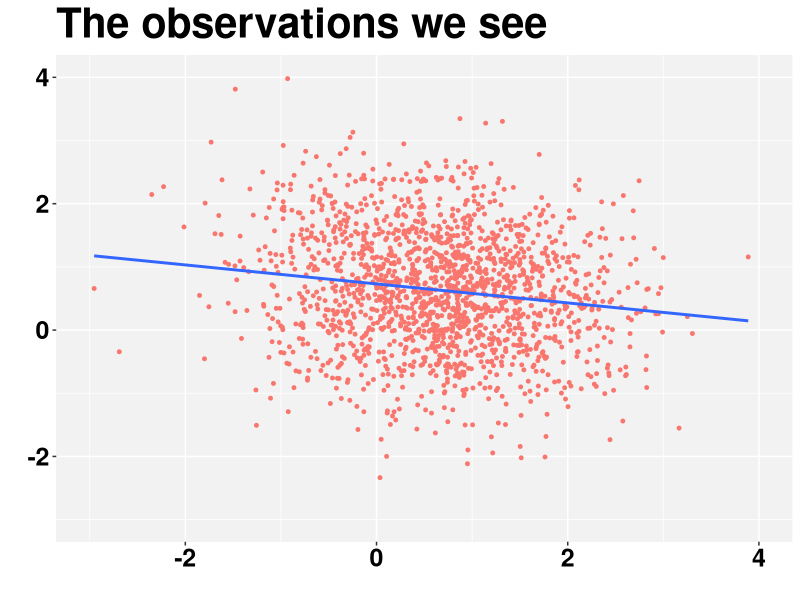
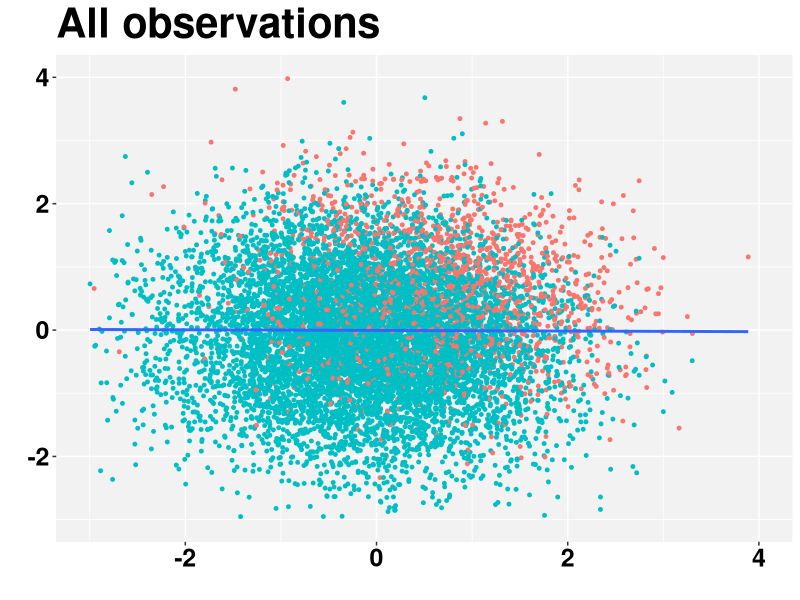

R code for these plots, in order:

# remove everything
rm(list = ls())

library(data.table)
library(ggplot2)

# 
n = 10000
set.seed(100)


x <- rnorm(n)
y <- rnorm(n)

# generating data
data1 <- 1/(1+exp( 2 - x  -  y))
group  <- rbinom(n, 1, data1)

# all together
data_we_see     <- subset(data.table(x, y, group), group==1)
data_all        <- data.table(x, y, group)

# We see
g1 <- ggplot(data_we_see, aes(x = x, y = y)) + 
      geom_point(aes(colour = factor(-group)), size = 1) +
      geom_smooth(method=lm, se=FALSE, fullrange=FALSE)+
      labs( y = "", x="", title = "The observations we see")+
      xlim(-3,4)+ ylim(-3,4)+ 
      theme(plot.title = element_text(color="black", size=30, face="bold"),
            panel.background = element_rect(fill = "grey95", colour = "grey95"),
            axis.text.y = element_text(face="bold", color="black", size = 18),
            axis.text.x = element_text(face="bold", color="black", size = 18),
            legend.position = "none")
            
g1

# both
g2 <- ggplot(data_all, aes(x = x, y = y,  colour=group)) + 
      geom_point(aes(colour = factor(-group)), size = 1) +
      geom_smooth(method=lm, se=FALSE, fullrange=FALSE)+
      labs( y = "", x="", title = "All observations")+
      xlim(-3,4)+ ylim(-3,4)+ 
      theme(plot.title = element_text(color="black", size=30, face="bold"),
          panel.background = element_rect(fill = "grey95", colour = "grey95"),
          axis.text.y = element_text(face="bold", color="black", size = 18),
          axis.text.x = element_text(face="bold", color="black", size = 18),
          legend.position = "none")

g2


#https://www.r-bloggers.com/selection-bias-death-and-dying/
